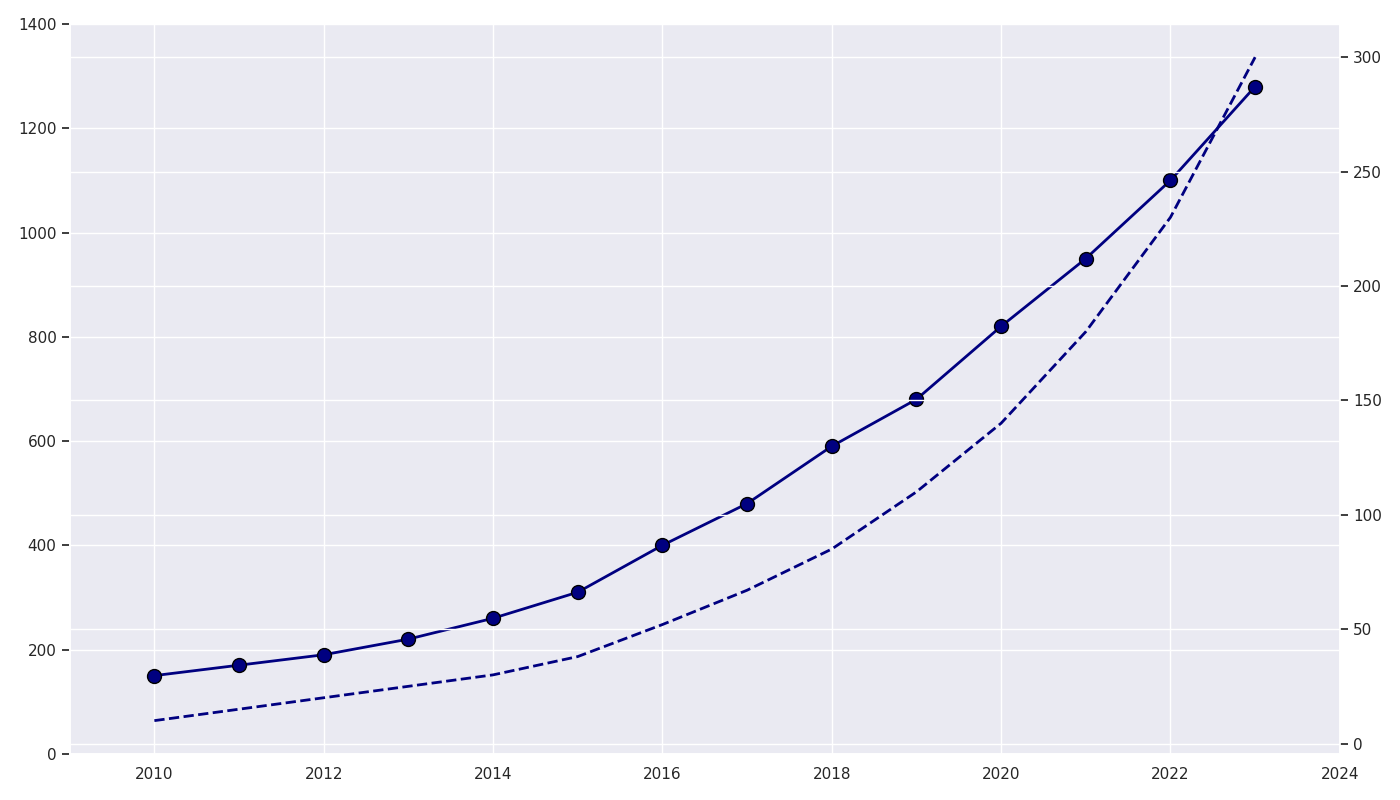

Write Python code to recreate this figure.
import matplotlib.pyplot as plt
import numpy as np
from matplotlib.ticker import MaxNLocator

years = np.arange(2010, 2024)
papers_published = np.array([150, 170, 190, 220, 260, 310, 400, 480, 590, 680, 820, 950, 1100, 1280])
patents_filed = np.array([10, 15, 20, 25, 30, 38, 52, 67, 85, 110, 140, 180, 230, 300])

fig, ax1 = plt.subplots(figsize=(14, 8))

single_color = 'navy'

ax1.scatter(years, papers_published, color=single_color, edgecolor='black', s=100, zorder=3)
ax1.plot(years, papers_published, linestyle='-', color=single_color, linewidth=2, zorder=2)

ax2 = ax1.twinx()
ax2.plot(years, patents_filed, color=single_color, linewidth=2, linestyle='--', zorder=1)

ax1.set_ylim(0, 1400)
ax1.set_xlim(years.min() - 1, years.max() + 1)
ax1.xaxis.set_major_locator(MaxNLocator(integer=True))

plt.tight_layout()
plt.show()
